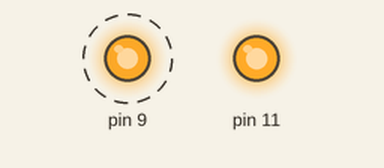
A sketch run on a simulated Arduino Uno, built with avr-gcc and run on an emulated ATmega328P. On the bench: output pins drawn as LEDs (lit = HIGH). Dashed ring = blinking.

Above: at 0.05 s.
At 0.5 s:
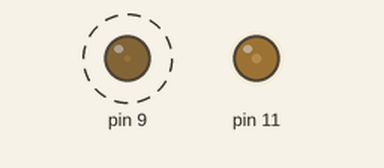
At 1.05 s:
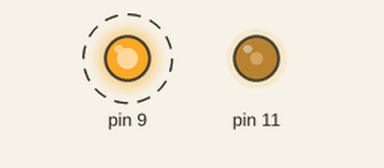
At 2.1 s:
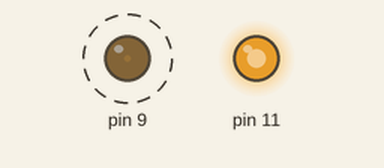
Timing chart, 0 to 5.9 s (numbered marks = the images above):
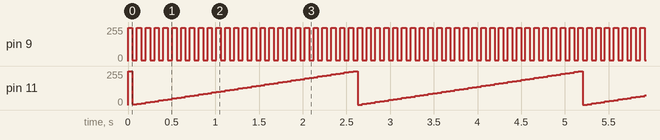

The sketch:

sketch_mar13a.ino
```cpp
int brightness = 0;
int fadeAmout = 5;
int brightness1 = 255;
int fadeAmout1 = 5;
void setup() {
pinMode (9, OUTPUT);
}
void loop() {
  analogWrite(9, brightness);
  brightness = brightness + fadeAmout;
  if (brightness == 0 || brightness == 255) {
    fadeAmout = -fadeAmout;
  analogWrite(11, brightness1);
  brightness1 = brightness1 + fadeAmout1;
  if (brightness1 == 255 || brightness1 == 0 ) {
    fadeAmout1 = -fadeAmout1;
}
  delay (30);
  delay (20);
}
}
```

Measured:
- by itself, pin 9: alternates 250/255 for 0.05 s and 5/255 for 0.05 s
- by itself, pin 11: ramps from 2/255 to 255/255 and jumps back, once every 2.6 s
